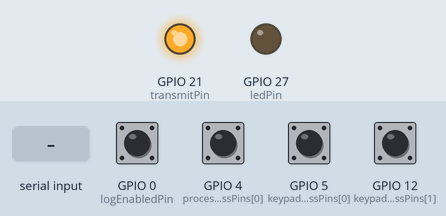
Bench run of a sketch on a simulated ESP32. Parts: output pins drawn as LEDs (lit = HIGH). The test bench sets the inputs (shaded band); at power-on: GPIO 0 (logEnabledPin), GPIO 4 (processorAddressPins[0]), GPIO 5 (keypadAddressPins[0]), GPIO 12 (keypadAddressPins[1]) HIGH. EEPROM starts erased; what the sketch prints to the serial monitor is not drawn.

Above: at 0.0 s.
At 3.2 s:
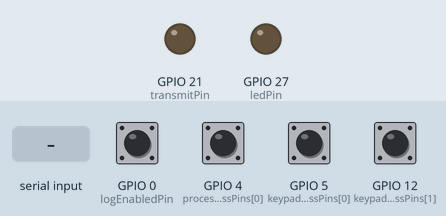
3.3 s: "1\n" received over Serial
Timing chart, 0 to 6.3 s (numbered marks = the images above; inputs shaded):
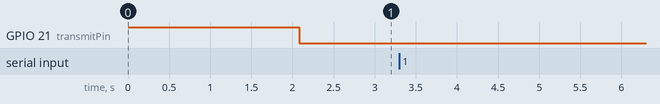

The sketch:

lutron_arduino_serial_gpio.ino
```cpp
const int readTimeoutMillis = 100;
const int baudRate = 9600;

const int inputButtonStart = 1; // 3rd column in 24 button keypad view
const int outputButtonStart = 9; // 2nd column in 24 button keypad view

const int requiredIdenticalReadCount = 3;

#ifdef ESP32
const byte inputPins[] = { 13, 14, 15, 18 };
const byte outputPins[] = { 19, 22, 23, 25, 26 };
const byte processorAddressPins[] = { 4 };
const byte keypadAddressPins[] = { 5, 12 };

const int transmitPin = 21;

const int ledPin = 27;
const int ledOnLevel = LOW; // cmon man
const int ledOffLevel = HIGH;

const int logEnabledPin = 0;
#else
const byte inputPins[] = { 4, 5, 6 };
const byte outputPins[] = { 7, 8, 9, 10 };
const byte processorAddressPins[] = { 11 };
const byte keypadAddressPins[] = { 12 };

const int transmitPin = 3;

const int ledPin = 13; // LED_BUILTIN could conflict
const int ledOnLevel = HIGH;
const int ledOffLevel = LOW;

const int logEnabledPin = 2;
#endif

// these are the base lutron IDs which we offset
// so we don't have to read as many inputs
const int processorAddressOffset = 1;
const int keypadAddressOffset = 28;

const int keypadLedStateLength = 41;
const char keypadLedStateStart[] = "KLS";
const int keypadLedStateButtonZeroIndex = 16;

const int keypadLinkAddress = 6;

const int bufferLength = 128;

char readBuffer1[bufferLength];
char readBuffer2[bufferLength];
char* currentReadBuffer = readBuffer1;
char* otherReadBuffer = readBuffer2;

int currentReadIdenticalCount = -1;

char writeBuffer[bufferLength];

int processorAddress;
int keypadAddress;

bool isLogEnabled;

void setup() {
  { // configure pins
    for (auto i = 0; i < sizeof(inputPins); i++)
      pinMode(inputPins[i], INPUT_PULLUP);

    for (auto i = 0; i < sizeof(processorAddressPins); i++)
      pinMode(processorAddressPins[i], INPUT_PULLUP);

    for (auto i = 0; i < sizeof(keypadAddressPins); i++)
      pinMode(keypadAddressPins[i], INPUT_PULLUP);

    pinMode(logEnabledPin, INPUT_PULLUP);

    pinMode(ledPin, OUTPUT);

    pinMode(transmitPin, OUTPUT);
    digitalWrite(transmitPin, HIGH);
  }

  { // calculate processor and keypad addresses from pins that are grounded
    processorAddress = processorAddressOffset;
    for (auto i = 0; i < sizeof(processorAddressPins); i++)
      processorAddress += digitalRead(processorAddressPins[i]) == LOW ? 1 << i : 0;

    keypadAddress = keypadAddressOffset;
    for (auto i = 0; i < sizeof(keypadAddressPins); i++)
      keypadAddress += digitalRead(keypadAddressPins[i]) == LOW ? 1 << i : 0;
  }

  Serial.begin(baudRate);
  Serial.setTimeout(readTimeoutMillis);

  writeLogToSerial();

  isLogEnabled = digitalRead(logEnabledPin) == LOW;
}

void loop() {
  writeLineToSerial(writeBuffer, bufferLength, "RKLS, [%d:%d:%d]", processorAddress, keypadLinkAddress, keypadAddress);

  auto startTickCount = millis();

  while (true) {
    auto lineLength = readLineFromSerial(currentReadBuffer, bufferLength);

    // once we start reading we need to read everything until we timeout before we send anything another command
    if (lineLength == 0 && millis() - startTickCount > readTimeoutMillis)
      break;

    if (lineLength == keypadLedStateLength && strncmp(currentReadBuffer, keypadLedStateStart, strlen(keypadLedStateStart)) == 0) {
      // put value of input pins in read buffer so we can compare
      for (auto pinIndex = 0; pinIndex < sizeof(inputPins); pinIndex++)
        currentReadBuffer[lineLength + pinIndex] = digitalRead(inputPins[pinIndex]) == LOW ? '1' : '0';

      if (strncmp(currentReadBuffer, otherReadBuffer, keypadLedStateLength + sizeof(inputPins)) != 0) {
        auto tempReadBuffer = currentReadBuffer;
        currentReadBuffer = otherReadBuffer;
        otherReadBuffer = tempReadBuffer;
        currentReadIdenticalCount = 0; // start counting
        logStringIfEnabled('C', NULL, 0);
      } else if (currentReadIdenticalCount == -1) {
        // noop
        logStringIfEnabled('S', NULL, 0);
      } else if (++currentReadIdenticalCount >= requiredIdenticalReadCount) {
        digitalWrite(ledPin, ledOnLevel);

        // send keypad button press for any input pin not matching keypad button led state
        for (auto pinIndex = 0; pinIndex < sizeof(inputPins); pinIndex++) {
          if (currentReadBuffer[lineLength + pinIndex] != currentReadBuffer[keypadLedStateButtonZeroIndex + inputButtonStart + pinIndex]) {
            writeLineToSerial(writeBuffer, bufferLength, "KBP, [%d:%d:%d], %d", processorAddress, keypadLinkAddress, keypadAddress, inputButtonStart + pinIndex);
            writeLineToSerial(writeBuffer, bufferLength, "KBR, [%d:%d:%d], %d", processorAddress, keypadLinkAddress, keypadAddress, inputButtonStart + pinIndex);
          }
        }

        // set output pin for every keypad led
        for (auto pinIndex = 0; pinIndex < sizeof(outputPins); pinIndex++) {
          auto isLedOn = currentReadBuffer[keypadLedStateButtonZeroIndex + outputButtonStart + pinIndex] == '1';
          pinMode(outputPins[pinIndex], isLedOn ? OUTPUT : INPUT); // OUTPUT,LOW=grounded
          digitalWrite(outputPins[pinIndex], isLedOn ? LOW : HIGH); // INPUT,HIGH=ungrounded
        }

        currentReadIdenticalCount = -1; // stop counting until we get another change

        digitalWrite(ledPin, ledOffLevel);

        logStringIfEnabled('I', NULL, 0);
      }
    }
  }
}

void logStringIfEnabled(char operation, char* buffer, int length) {
  if (isLogEnabled)
    logString(operation, buffer, length);
}

void writeLineToSerial(char* buffer, int length, char* format, ...) {
  va_list args;
  va_start(args, format);
  auto size = vsnprintf(buffer, length, format, args);
  digitalWrite(transmitPin, HIGH);
  Serial.write((byte*)buffer, size);
  Serial.write('\r');
  Serial.flush();
  digitalWrite(transmitPin, LOW);
  logStringIfEnabled('W', buffer, size);
}

int readLineFromSerial(char* buffer, int length) {
  auto readCount = Serial.readBytesUntil('\r', buffer, length);
  logStringIfEnabled('R', buffer, readCount);
  return readCount;
}
```

eeprom_log.ino
```cpp
#include <EEPROM.h>

const int maxLogLength = 2048;
int currentLogLength = 0;

void writeLogToSerial() {
#if ESP32
  EEPROM.begin(maxLogLength);
#endif

  for (auto i = 0; i < maxLogLength; i++) {
    auto value = EEPROM.read(i);
    Serial.write(value);
    Serial.flush();
  }

#if ESP32
  EEPROM.end();
#endif
}

void logChar(char c) {
#if ESP32
  if (currentLogLength == 0)
    EEPROM.begin(maxLogLength);
  else if (currentLogLength == maxLogLength)
    EEPROM.end();
#endif

  if (currentLogLength < maxLogLength)
    EEPROM.write(currentLogLength++, c);
}

void logStringFormat(char operation, char* buffer, int length, char* format, ...) {
  va_list args;
  va_start(args, format);
  auto size = vsnprintf(buffer, length, format, args);
  logString(operation, buffer, size);
}

void logString(char operation, char* buffer, int length) {
  logChar(operation);
  logChar(':');

  if (buffer)
    for (auto i = 0; i < length; i++)
      logChar(buffer[i]);

  logChar('\n');
}
```
